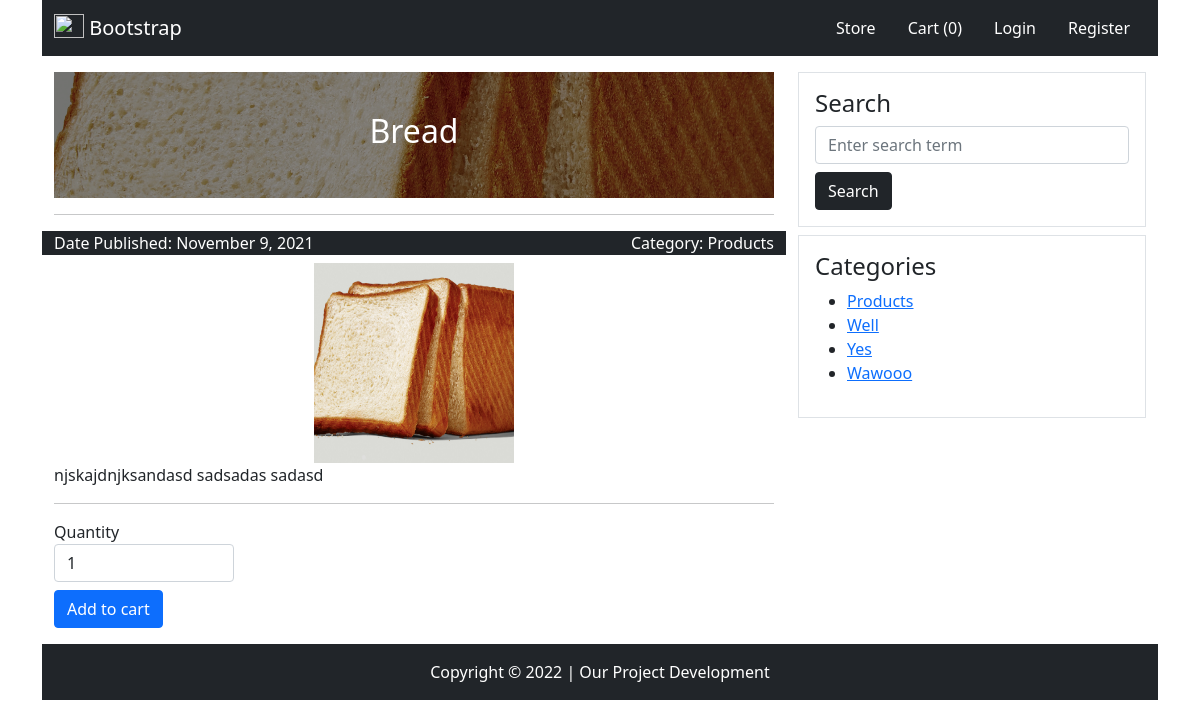
The page /store_product/6/Bread/ on the database its author committed.
### tables this page shows
CREATE TABLE IF NOT EXISTS `products` (
  `id` int(11) NOT NULL AUTO_INCREMENT,
  `title` varchar(1000) DEFAULT NULL,
  `image` varchar(1000) DEFAULT NULL,
  `status` int(255) DEFAULT '0',
  `category_id` varchar(1000) DEFAULT NULL,
  `content` text,
  `price` varchar(1000) DEFAULT NULL,
  `timestamp` timestamp NOT NULL DEFAULT CURRENT_TIMESTAMP,
  PRIMARY KEY (`id`)
);

CREATE TABLE IF NOT EXISTS `category` (
  `id` int(11) NOT NULL AUTO_INCREMENT,
  `name` varchar(1000) DEFAULT NULL,
  PRIMARY KEY (`id`)
);

### product.php (the view, shortened to what this page needs)
<?php
require "inc/process.php";
require "inc/header.php";
if(isset($_GET["product_id"]) && !empty($_GET["product_id"])){
    $id = $_GET["product_id"];
    $sql = "SELECT * FROM products WHERE id = '$id'";
    $query = mysqli_query($connection, $sql);
    $result = mysqli_fetch_assoc($query);
}else{
    header("location: index.php");
}
?>
<link rel="stylesheet" href="https://cdnjs.cloudflare.com/ajax/libs/izitoast/1.4.0/css/iziToast.min.css"
 />
<div class="container">
    <?php require './pages/header-home.php'; ?>
    <div class="container-fluid my-3">
        <div class="row">
            <div class="col-8">
                <div
                    style="background: url('<?php echo $result["image"] ?>');background-position: center;background-size:cover;background-repeat: no-repeat;">
                    <div style="background:#0000007a;padding: 40px;text-align:center;">
                        <h2 class="text-white"><?php echo $result["title"] ?></h2>
                    </div>
                </div>
                <hr>
                <div class="row bg-dark mb-2">
                    <div class="col-6 text-white">
                        Date Published: <?php echo date("F j, Y", strtotime($result["timestamp"])); ?>
                    </div>
                    <div class="col-6 text-end text-white">
                        Category: <?php
                        $cid = $result["category_id"];
                        $sql2 = "SELECT * FROM category WHERE id = '$cid'";
                        $query2 = mysqli_query($connection, $sql2);
                        $result2 = mysqli_fetch_assoc($query2);
                        echo $result2["name"];
                        ?>
                    </div>
                </div>
                <div class="text-center">
                    <img style="width:200px;height:200px;" src="<?php echo $result["image"] ?>" alt="" srcset="">
                </div>
                <div class="content">
                    <p>
                        <?php echo $result["content"]?>
                    </p>
                </div>
                <hr>
                <div>
                    <form id="submitform" action="" method="post">
                        <div class="form-group">
                            <label for="quantity">Quantity</label>
                            <input type="number" class="form-control w-25" name="quantity" value="1" id="">
                        </div>
                        <button class="btn btn-primary mt-2">Add to cart</button>
                    </form>
                </div>
            </div>
            <div class="col-4">
                <div class="border p-3">
                    <form action="search.php" method="post">
                        <div class="form-group">
                            <h4>Search</h4>
                            <input type="text" name="search" class="form-control" placeholder="Enter search term" id="">
                        </div>
                        <button type="submit" class="btn btn-dark mt-2">Search</button>
                    </form>
                </div>
                <div class="border p-3 mt-2">
                    <h4>Categories</h4>
                    <ul>
                        <?php
                            $sql_c = "SELECT * FROM category ORDER By id DESC";
                            $query_c = mysqli_query($connection, $sql_c);
                            while ($result_c = mysqli_fetch_assoc($query_c)) {
                                ?>
                        <li>
                            <a
                                href="post-category.php?post_category_id=<?php echo $result_c["id"]; ?>"><?php echo $result_c["name"]; ?></a>
                        </li>
                        <?php
                            }
                        ?>
                    </ul>
                </div>
            </div>
        </div>
    </div>
    <?php require './pages/footer-home.php'; ?>
</div>
<?php
require "inc/footer.php";
?>

### rows shown on the page
products: image (picture), title "Bread", timestamp "November 9, 2021", content "njskajdnjksandasd sadsadas sadasd"
category: name "Products"
category: name "Well"
category: name "Yes"
category: name "Wawooo"
